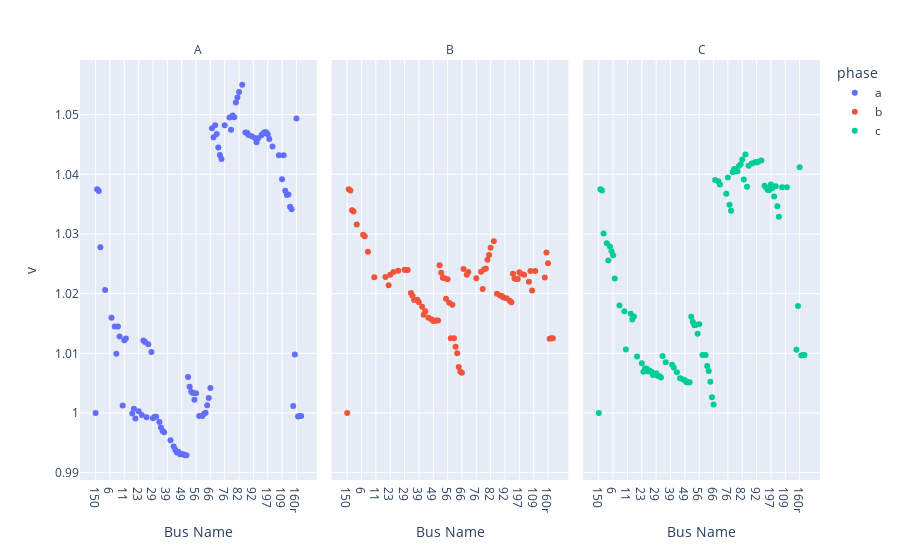

Notebook code cell kept with this figure:
### Code cell
case.add_capacitor(name="66", phases="ac", q=0.25)
case.run()

case.plot_voltages()

### Figure 1 — Plotly figure (JSON) as saved in the notebook; plotly's stock layout.template omitted (floating-point values rounded to 4 significant figures; data arrays with more than 128 entries replaced by an {"elided": "..."} marker saying what was removed)
{"data": [{"hovertemplate": "phase=a<br>name=%{x}<br>v=%{y}<extra></extra>", "legendgroup": "a", "marker": {"color": "#636efa", "symbol": "circle"}, "mode": "markers", "name": "a", "orientation": "v", "showlegend": true, "x": {"elided": "130 str values"}, "xaxis": "x", "y": {"elided": "130 float values"}, "yaxis": "y", "type": "scatter"}, {"hovertemplate": "phase=b<br>name=%{x}<br>v=%{y}<extra></extra>", "legendgroup": "b", "marker": {"color": "#EF553B", "symbol": "circle"}, "mode": "markers", "name": "b", "orientation": "v", "showlegend": true, "x": {"elided": "130 str values"}, "xaxis": "x2", "y": {"elided": "130 float values"}, "yaxis": "y2", "type": "scatter"}, {"hovertemplate": "phase=c<br>name=%{x}<br>v=%{y}<extra></extra>", "legendgroup": "c", "marker": {"color": "#00cc96", "symbol": "circle"}, "mode": "markers", "name": "c", "orientation": "v", "showlegend": true, "x": {"elided": "130 str values"}, "xaxis": "x3", "y": {"elided": "130 float values"}, "yaxis": "y3", "type": "scatter"}], "layout": {"xaxis": {"anchor": "y", "domain": [0.0, 0.32], "title": {"text": "Bus Name"}}, "yaxis": {"anchor": "x", "domain": [0.0, 1.0], "title": {"text": "v"}}, "xaxis2": {"anchor": "y2", "domain": [0.34, 0.66], "matches": "x", "title": {"text": "Bus Name"}}, "yaxis2": {"anchor": "x2", "domain": [0.0, 1.0], "matches": "y", "showticklabels": false}, "xaxis3": {"anchor": "y3", "domain": [0.68, 1.0], "matches": "x", "title": {"text": "Bus Name"}}, "yaxis3": {"anchor": "x3", "domain": [0.0, 1.0], "matches": "y", "showticklabels": false}, "annotations": [{"font": {}, "showarrow": false, "text": "A", "x": 0.16, "xanchor": "center", "xref": "paper", "y": 1.0, "yanchor": "bottom", "yref": "paper"}, {"font": {}, "showarrow": false, "text": "B", "x": 0.5, "xanchor": "center", "xref": "paper", "y": 1.0, "yanchor": "bottom", "yref": "paper"}, {"font": {}, "showarrow": false, "text": "C", "x": 0.84, "xanchor": "center", "xref": "paper", "y": 1.0, "yanchor": "bottom", "yref": "paper"}], "legend": {"title": {"text": "phase"}, "tracegroupgap": 0}, "margin": {"t": 60}}}
